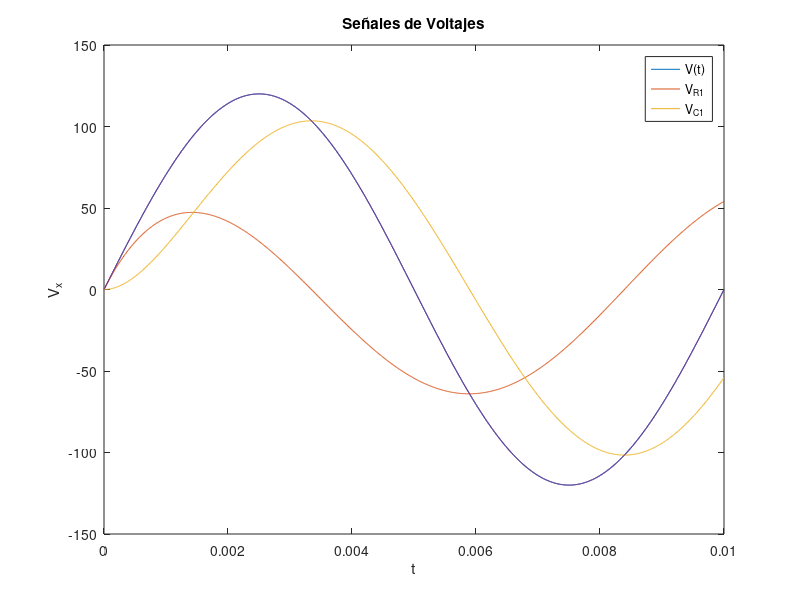
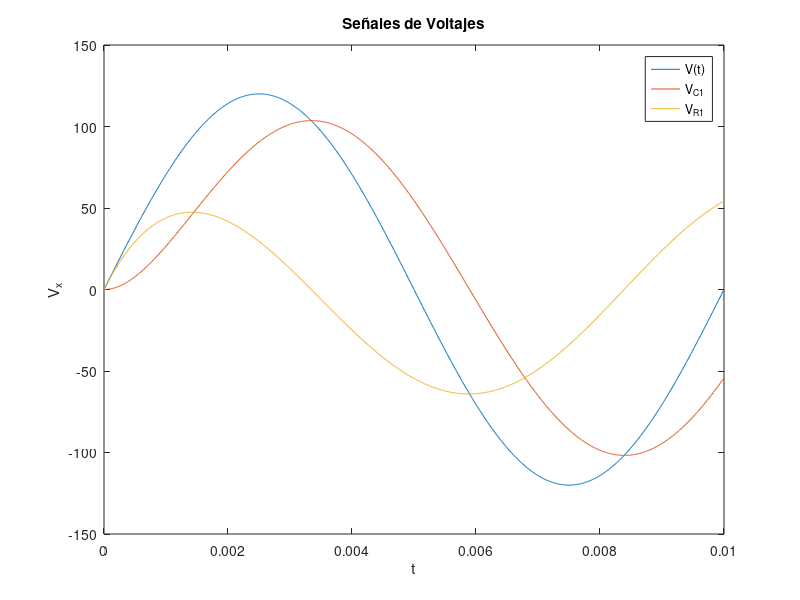
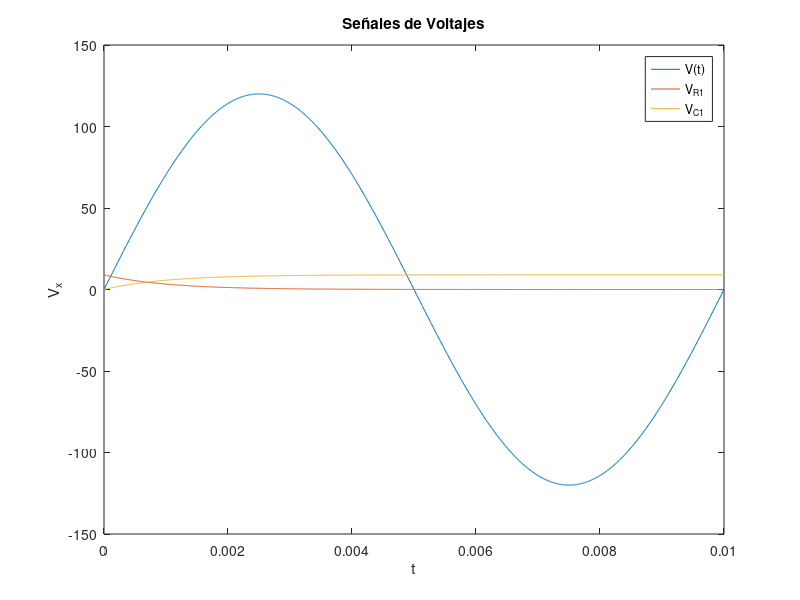

MATLAB code to generate these figures, in order:
%Ejercicio 3
FM=100000; %Frecuencia de Muestreo de la Simulacion
%Teorema de Nyquis o Teroema de Muetreo:
%Para muetrear una señal de frecuencia f se requiere una frecuencia F de muetreo de almenos 2f, es decir F=2f
%Para muetrear una señal de periodo t, se requiere un tiempo de muetreo de alemnos t/2
%%Formulas 
%%V=IR

t=0:1/FM:.01;
A=120;
A1=9;
f=100;
w=2*pi*f;
%Corriente alterna
V_x=A*sin(2*pi*f*t);

R1=1;
C1=0.001;

Vr1=((-A*w*R1*C1)/((w^2*R1^2*C1^2)+1))*exp(-t/(R1*C1))+((A*w^2*R1^2*C1^2)/((w^2*R1^2*C1^2)+1))*sin(w*t)+((A*w*R1*C1)/((w^2*R1^2*C1^2)+1))*cos(w*t);
Vc1=((A*w*R1*C1)/((w^2*R1^2*C1^2)+1))*exp(-t/(R1*C1))+((A)/((w^2*R1^2*C1^2)+1))*sin(w*t)-((A*w*R1*C1)/((w^2*R1^2*C1^2)+1))*cos(w*t);
Vsum=Vr1+Vc1;
figure 1
plot(t,V_x,t,Vr1,t,Vc1,t,Vsum);
title('Señales de Voltajes')
xlabel('t')
ylabel('V_x')
legend('V(t)','V_{R1}','V_{C1}');

q_t=zeros(1,length(t));
dq_t=zeros(1,length(t));

dq_t(1,1)=(V_x(1,1)-q_t(1,1)/C1)/R1;

for i=2:length(t)
  q_t(1,i)=q_t(1,i-1)+1/FM*dq_t(1,i-1);
  dq_t(1,i)=(V_x(1,i)-q_t(1,i)/C1)/R1;
endfor

figure 2
plot(t,V_x,t,q_t/C1,t,dq_t*R1);
title('Señales de Voltajes')
xlabel('t')
ylabel('V_x')
legend('V(t)','V_{C1}','V_{R1}');


figure 3
%Corriente directa
V_x1=A1*ones(1,length(t));

Vr1D=A1*exp(-t/(R1*C1));
Vc1D=A1*(1-exp(-t/(R1*C1)));

plot(t,V_x,t,Vr1D,t,Vc1D);
title('Señales de Voltajes')
xlabel('t')
ylabel('V_x')
legend('V(t)','V_{R1}','V_{C1}');
%Hacer la integral del valor eficas a mano
%hacer lo de el excel
%Vrms